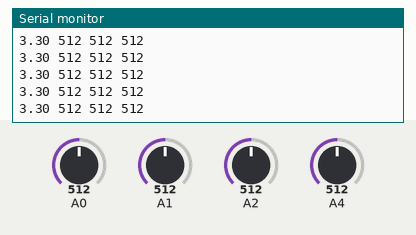
The sketch below on a simulated Arduino Uno, built with avr-gcc and run on an emulated ATmega328P. Parts: the last lines printed to the serial monitor. Inputs (shaded band) come from the test bench; at power-on: A2 = 512, A0 = 512, A1 = 512, A4 = 512.

Above: at 8.7 s.
8.8 s: A2 set to 111
At 8.84 s:
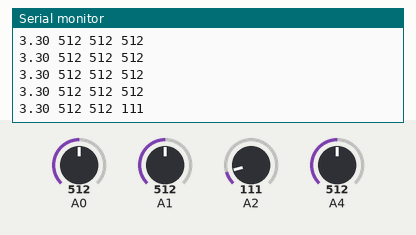
10.3 s: A2 set to 93
At 10.32 s:
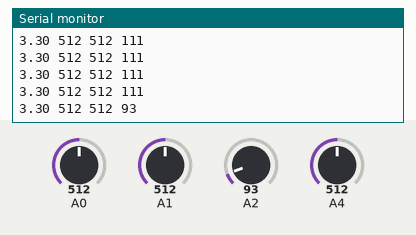
Timing chart, 0 to 12.8 s (numbered marks = the images above; inputs shaded):
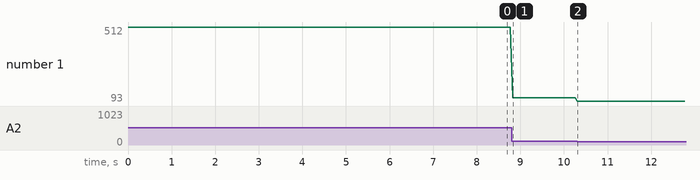

Measured:
- after the input at 8.8 s, the serial monitor: prints a new line at once (image 1)
- after the input at 10.3 s, the serial monitor: prints a new line at once (image 2)
- plotted number 1: 512 → 111 after the input at 8.8 s, 111 → 93 after the input at 10.3 s

The sketch:

BatteriSpenning.ino
```cpp
static const float _voltsPrBitDivided  = 0.0064453f;

void setup(){
  analogReference(EXTERNAL);
 Serial.begin(19200);
}

void loop(){
  int verdi,x,y,z;

  float spenning;

  verdi = analogRead(4);
  x = analogRead(0);
  y = analogRead(1);
  z = analogRead(2);

  spenning = verdi *  _voltsPrBitDivided;
  Serial.print(spenning);
  Serial.print(' ');
  Serial.print(x);
  Serial.print(' ');
  Serial.print(y);
  Serial.print(' ');
  Serial.println(z);

  delay(50);


}
```
